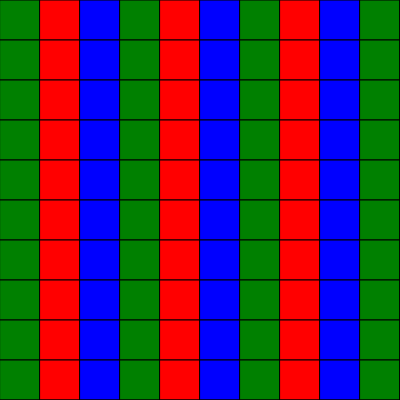
Frame 1 (no input)
Frame 60 (no input): identical to frame 1, image omitted
Frame 120 (the mouse pressed at the canvas centre since frame 60): identical to frame 1, image omitted

The p5.js sketch that drew this single still picture (run headless with seeded random() and noise() and a simulated clock; from frame 60 on, the mouse is pressed at the canvas centre):

// p5.js sketch
// ── sketch.js
let color_list = [];
let rows = 10;
let cols = 10;
let edge = 40;

function setup() {
  createCanvas(400, 400);
  color_list.push("green");
  color_list.push("red");
  color_list.push("blue");
}

function get_color(){
  const idx = (rows * edge + cols) % color_list.length;
  return color_list[idx];
}

function draw() {
  background(220);
  for(let i = 0; i <= cols; i ++ ){
    for(let j = 0; j <= rows; j++){
      fill(color_list[j%3]);
      //const c = get_color(j, i);
      //fill(c);
      rect(j * edge, i*edge, edge);
    }
  }
}
